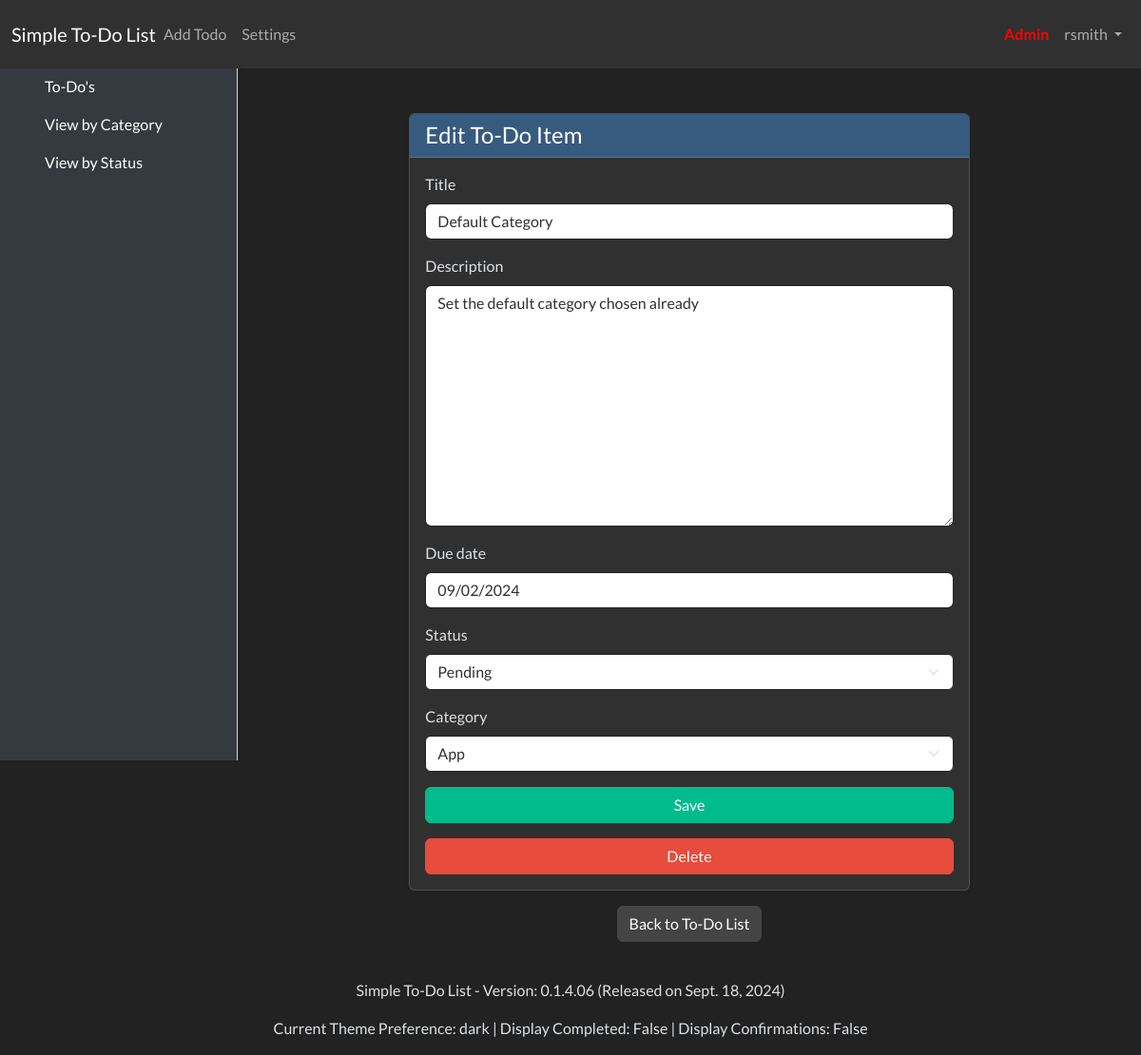
The page /edit/11/ (signed in) on the database its author committed.
### todo/models.py (models this page shows, shortened)
class TodoItem(models.Model):
    title = models.CharField(max_length=100)
    description = models.TextField(blank=True, null=True)
    due_date = models.DateField(null=True, blank=True)  # Allow NULL values
    create_date = models.DateTimeField(default=timezone.now)
    status = models.ForeignKey(Status, on_delete=models.SET_NULL, null=True, blank=True, default=None, related_name='todos')
    category = models.ForeignKey(Category, on_delete=models.SET_NULL, null=True, blank=True, default=None, related_name='todos')
    user = models.ForeignKey(User, on_delete=models.CASCADE)
    is_completed = models.BooleanField(default=False)

class Version(models.Model):
    version_number = models.CharField(max_length=20)
    release_date = models.DateField(default=timezone.now)
    description = models.TextField(blank=True, null=True)
    class Meta:
        ordering = ['-release_date']
        verbose_name = "Version"
        verbose_name_plural = "Versions"

### settings/models.py (models this page shows, shortened)
class UserProfile(models.Model):
    user = models.OneToOneField(User, on_delete=models.CASCADE)
    theme_preference = models.CharField(max_length=10, choices=[('light', 'Light'), ('dark', 'Dark'), ('auto', 'Auto')], default='auto')
    show_completed = models.BooleanField(default=False)
    enable_confirmations = models.BooleanField(default=True)

### todo/views.py (the view)
# urls.py: path('edit/<int:pk>/', views.edit_todo, name='edit_todo'),
@login_required
def edit_todo(request, pk):
    todo_item = get_object_or_404(TodoItem, pk=pk)
    if request.method == 'POST':
        if 'save' in request.POST:
            form = TodoItemForm(request.POST, instance=todo_item)
            if form.is_valid():
                form.save()
                return redirect('todo:todo_list')
        elif 'delete' in request.POST:
            return redirect('todo:confirm_delete', pk=pk)
    else:
        form = TodoItemForm(instance=todo_item)
    return render(request, 'todo/edit_todo.html', {'form': form, 'todo_item': todo_item})

### todo/forms.py
class TodoItemForm(forms.ModelForm):
    def __init__(self, *args, **kwargs):
        super().__init__(*args, **kwargs)
        try:
            default_category = Category.objects.get(is_default=True)
            self.fields['category'].initial = default_category
        except Category.DoesNotExist:
            pass
        try:
            default_status = Status.objects.get(is_default=True)
            self.fields['status'].initial = default_status
        except Status.DoesNotExist:
            pass
    class Meta:
        model = TodoItem
        fields = ['title', 'description', 'due_date', 'status', 'category']

### todo/context_processors.py (called while the page is built)
def version_context(request):
    try:
        latest_version = Version.objects.order_by('-release_date', '-version_number').first()
    except Version.DoesNotExist:
        latest_version = None
    return {
        'latest_version': latest_version
    }

### todo/models.py (called while the page is built)
    def __str__(self):
        return self.name

    def __str__(self):
        return self.name

### todo/templatetags/form_extras.py (called while the page is built)
@register.filter(name='add_class')
def add_class(value, arg):
    return value.as_widget(attrs={'class': arg})

### todo/templates/todo/edit_todo.html (shortened to what this page needs)
{% extends 'base.html' %}
{% load form_extras %}
{% block content %}
    <div class="container mt-5">
        <div class="row justify-content-center">
            <div class="col-md-8">
                <div class="card shadow-sm">
                    <div class="card-header bg-primary text-white">
                        <h4 class="mb-0">Edit To-Do Item</h4>
                    </div>
                    <div class="card-body">
                        <form method="post" id="todo-form">
                            <div class="mb-3">
                                <label for="id_title" class="form-label">{{ form.title.label }}</label>
                                {{ form.title|add_class:"form-control" }}
                            </div>
                            <div class="mb-3">
                                <label for="id_description" class="form-label">{{ form.description.label }}</label>
                                {{ form.description|add_class:"form-control" }}
                            </div>
                            <div class="mb-3">
                                <label for="id_due_date" class="form-label">{{ form.due_date.label }}</label>
                                {{ form.due_date|add_class:"form-control" }}
                            </div>
                            <div class="mb-3">
                                <label for="id_status" class="form-label">{{ form.status.label }}</label>
                                {{ form.status|add_class:"form-select" }}
                            </div>
                            <div class="mb-3">
                                <label for="id_category" class="form-label">{{ form.category.label }}</label>
                                {{ form.category|add_class:"form-select" }}
                            </div>
                            <div class="d-grid gap-2">
                                <button type="submit" name="save" class="btn btn-success w-100">Save</button>
                            </div>
                        </form>
                        <form method="post" action="{% url 'todo:confirm_delete' todo_item.id %}" class="mt-3">
                            <button type="submit" name="delete" class="btn btn-danger w-100">Delete</button>
                        </form>
                    </div>
                </div>
                <div class="text-center mt-3">
                    <a href="{% url 'todo:todo_list' %}" class="btn btn-secondary">Back to To-Do List</a>
                </div>
            </div>
        </div>
    </div>
{% endblock %}

### templates/base.html (shortened to what this page needs)
{% load static %}
<!DOCTYPE html>
<html lang="en" data-bs-theme="{% if user.is_authenticated and user.userprofile.theme_preference == 'dark' %}dark{% else %}light{% endif %}">
<head>
    <link id="theme-css" rel="stylesheet" href="{% if user.is_authenticated and user.userprofile.theme_preference == 'dark' %}{% static 'css/darkly.css' %}{% else %}{% static 'css/flatly.css' %}{% endif %}">
    <link rel="stylesheet" href="{% static 'css/styles.css' %}">
</head>
<body>
    <nav class="navbar navbar-expand-lg {% if user.is_authenticated and user.userprofile.theme_preference == 'dark' %}navbar-dark bg-dark{% else %}navbar-light bg-light{% endif %}">
        <div class="container-fluid">
            <a class="navbar-brand me-auto" href="{% url 'todo:todo_list' %}">Simple To-Do List</a>
            <div class="collapse navbar-collapse" id="navbarNav">
                <ul class="navbar-nav me-auto">
                    <li class="nav-item">
                        <a class="nav-link" href="{% url 'todo:add_todo' %}">Add Todo</a>
                    </li>
                    <li class="nav-item">
                        <a class="nav-link" href="{% url 'settings:settings_home' %}">Settings</a>
                    </li>
                </ul>
                <ul class="navbar-nav ms-auto">
                    {% if user.is_authenticated %}
                        <li class="nav-item">
                            <a class="nav-link" href="{% url 'admin:index' %}" style="font-weight: bold; color: red;">Admin</a>
                        </li>
                        <li class="nav-item dropdown">
                            <a class="nav-link dropdown-toggle" href="#" id="userDropdown" role="button" data-bs-toggle="dropdown" aria-expanded="false">
                                {{ user.username }}
                            </a>
                        </li>
                    {% else %}
                        <li class="nav-item">
                            <a class="nav-link" href="{% url 'login' %}">Login</a>
                        </li>
                    {% endif %}
                </ul>
            </div>
        </div>
    </nav>
    <div class="sidebar">
        <ul class="nav flex-column">
            <li class="nav-item">
                <a class="nav-link" href="{% url 'todo:todo_list' %}">To-Do's</a>
            </li>
            <li class="nav-item">
                <a class="nav-link" href="{% url 'todo:todo_by_categories' %}">View by Category</a>
            </li>
            <li class="nav-item">
                <a class="nav-link" href="{% url 'todo:todo_by_status' %}">View by Status</a>
            </li>
        </ul>
    </div>
    <div class="content">
        {% block content %}{% endblock %}
    </div>
    <footer class="mt-4">
        <div class="container">
            <p class="text-center">Simple To-Do List - Version: {{ latest_version.version_number }} (Released on {{ latest_version.release_date }})</p>
            {% if user.is_authenticated %}
                <p class="text-center">Current Theme Preference: {{ user.userprofile.theme_preference }} |
                Display Completed: {{ user.userprofile.show_completed }} |
                Display Confirmations: {{ user.userprofile.enable_confirmations}}
            </p>
            {% endif %}
        </div>
    </footer>
</body>
</html>

### static/css/styles.css (style rules this page uses)
.sidebar { background-color: #f8f9fa; padding: 15px; border-right: 1px solid #ddd; position: fixed; top: 56px; left: 0; width: 250px; height: calc(100vh - 56px); z-index: 1; }
.navbar { background-color: #007bff; position: fixed; top: 0; left: 0; width: 100%; z-index: 2; }
.content { margin-left: 250px; margin-top: 56px; padding: 15px; }
.text-center { text-align: center; }

### templates/base.html (style rules this page uses)
.sidebar { width: 250px; position: fixed; top: 56px; left: 0; height: calc(100vh - 56px); padding: 15px; box-shadow: 2px 0 5px rgba(0, 0, 0, 0.1); z-index: 1; }
[data-bs-theme="dark"] .sidebar { background-color: #343a40; color: #fff; }
.sidebar a { color: inherit; }
.content { margin-left: 250px; margin-top: 56px; padding: 15px; }
.navbar { position: fixed; top: 0; left: 0; width: 100%; z-index: 2; }

### rows shown on the page
TodoItem: title "Default Category", description "Set the default category chosen already", due_date "09/02/2024", status "Pending", category "App"
Version: version_number "0.1.4.06", release_date "Sept. 18, 2024"

### other values the page prints
{{ user.username }} "rsmith"
{{ user.userprofile.theme_preference }} "dark"
{{ user.userprofile.show_completed }} "False"
{{ user.userprofile.enable_confirmations }} "False"
